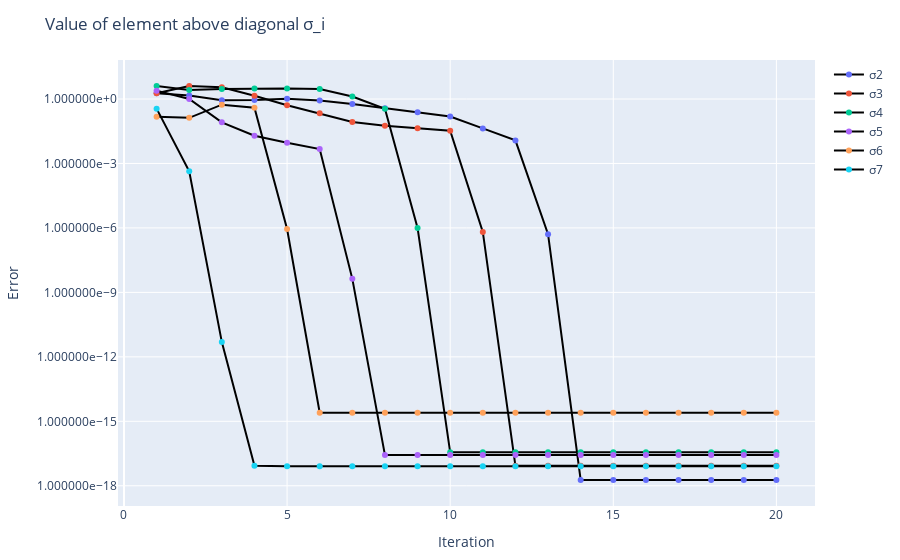

The cell this chart's notebook holds for it:
### Code cell
error_vectors = [
    abs.(results[1, 1, :]),
    abs.(results[1, 2, :]),
    abs.(results[1, 3, :]),
    abs.(results[1, 4, :]),
    abs.(results[1, 5, :]),
    abs.(results[1, 6, :])
]
labels = ["σ2", "σ3", "σ4", "σ5", "σ6", "σ7"]
plot_convergence_error(error_vectors, labels)

### Figure 1 — Plotly figure (JSON) as saved in the notebook; plotly's stock layout.template omitted (floating-point values rounded to 4 significant figures)
{"data": [{"line": {"shape": "linear"}, "marker": {"color": 1}, "mode": "lines+markers", "name": "σ2", "type": "scatter", "x": [1, 2, 3, 4, 5, 6, 7, 8, 9, 10, 11, 12, 13, 14, 15, 16, 17, 18, 19, 20], "y": [1.837, 1.467, 0.8681, 0.8972, 1.025, 0.8548, 0.5933, 0.3736, 0.241, 0.1535, 0.04282, 0.01189, 5.117e-07, 1.863e-18, 1.863e-18, 1.863e-18, 1.863e-18, 1.863e-18, 1.863e-18, 1.863e-18]}, {"line": {"shape": "linear"}, "marker": {"color": 2}, "mode": "lines+markers", "name": "σ3", "type": "scatter", "x": [1, 2, 3, 4, 5, 6, 7, 8, 9, 10, 11, 12, 13, 14, 15, 16, 17, 18, 19, 20], "y": [1.86, 4.016, 3.512, 1.432, 0.515, 0.2173, 0.08461, 0.05651, 0.0433, 0.03351, 6.488e-07, 8.459e-18, 8.459e-18, 8.459e-18, 8.459e-18, 8.459e-18, 8.459e-18, 8.459e-18, 8.459e-18, 8.459e-18]}, {"line": {"shape": "linear"}, "marker": {"color": 3}, "mode": "lines+markers", "name": "σ4", "type": "scatter", "x": [1, 2, 3, 4, 5, 6, 7, 8, 9, 10, 11, 12, 13, 14, 15, 16, 17, 18, 19, 20], "y": [3.995, 2.643, 2.952, 3.113, 3.072, 2.89, 1.304, 0.3514, 9.963e-07, 3.601e-17, 3.6e-17, 3.6e-17, 3.6e-17, 3.6e-17, 3.6e-17, 3.6e-17, 3.6e-17, 3.6e-17, 3.6e-17, 3.6e-17]}, {"line": {"shape": "linear"}, "marker": {"color": 4}, "mode": "lines+markers", "name": "σ5", "type": "scatter", "x": [1, 2, 3, 4, 5, 6, 7, 8, 9, 10, 11, 12, 13, 14, 15, 16, 17, 18, 19, 20], "y": [2.455, 1.012, 0.08252, 0.01948, 0.009273, 0.004662, 4.266e-09, 2.678e-17, 2.678e-17, 2.678e-17, 2.678e-17, 2.678e-17, 2.678e-17, 2.678e-17, 2.678e-17, 2.678e-17, 2.678e-17, 2.678e-17, 2.678e-17, 2.678e-17]}, {"line": {"shape": "linear"}, "marker": {"color": 5}, "mode": "lines+markers", "name": "σ6", "type": "scatter", "x": [1, 2, 3, 4, 5, 6, 7, 8, 9, 10, 11, 12, 13, 14, 15, 16, 17, 18, 19, 20], "y": [0.1479, 0.1328, 0.5447, 0.391, 8.867e-07, 2.514e-15, 2.514e-15, 2.514e-15, 2.514e-15, 2.514e-15, 2.514e-15, 2.514e-15, 2.514e-15, 2.514e-15, 2.514e-15, 2.514e-15, 2.514e-15, 2.514e-15, 2.514e-15, 2.514e-15]}, {"line": {"shape": "linear"}, "marker": {"color": 6}, "mode": "lines+markers", "name": "σ7", "type": "scatter", "x": [1, 2, 3, 4, 5, 6, 7, 8, 9, 10, 11, 12, 13, 14, 15, 16, 17, 18, 19, 20], "y": [0.3566, 0.0004329, 4.861e-12, 8.429e-18, 8.098e-18, 8.098e-18, 8.098e-18, 8.098e-18, 8.098e-18, 8.098e-18, 8.098e-18, 8.098e-18, 8.098e-18, 8.098e-18, 8.098e-18, 8.098e-18, 8.098e-18, 8.098e-18, 8.098e-18, 8.098e-18]}], "layout": {"margin": {"b": 50, "l": 50, "r": 50, "t": 60}, "showlegend": true, "title": "Value of element above diagonal σ_i", "xaxis": {"title": {"text": "Iteration"}}, "yaxis": {"tickformat": "e", "title": {"text": "Error"}, "type": "log"}}}
